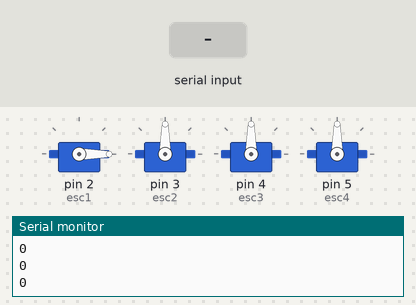
The sketch below on a simulated Arduino Uno, built with avr-gcc and run on an emulated ATmega328P. On the bench: 4 × servo, the last lines printed to the serial monitor. Inputs (shaded band) come from the test bench.

Above: at 1.2 s.
1.3 s: "calibrate1" received over Serial
At 2.8 s:
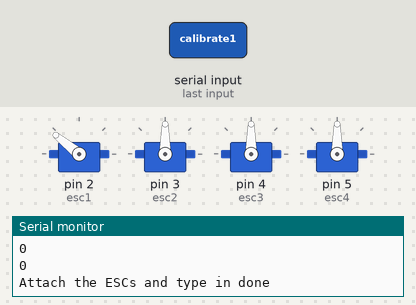
Timing chart, 0 to 4.3 s (numbered marks = the images above; inputs shaded):
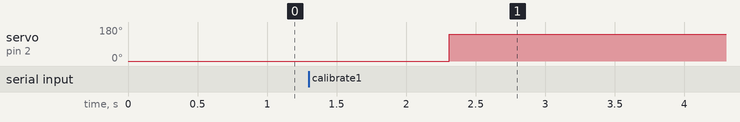

Measured:
- after the input at 1.3 s, servo on pin 2 (esc1): 0° → 141° after 1.0 s

The sketch:

esc_test_1_motor.ino
```cpp
#include <Servo.h>

// START by sending 100
// WAIT A COUPLE SECONDS
// SEND 0
// WAIT A COUPLE SECONDS
// SEND 5
// YOU'RE GOOD TO GO#include <Servo.h>

Servo esc1;
Servo esc2;
Servo esc3;
Servo esc4;

int throttlePin = 0;
int throttle=0;
int n = 0;
int flag1 = 0;

void setup()
{
  esc1.attach(2);
  esc2.attach(3);
  esc3.attach(4);
  esc4.attach(5);

  Serial.begin(9600);
}

void loop()
{
  if (Serial.available() && flag1 == 0)
    {
      if (Serial.readString()=="calibrate1")
      {
        Serial.println("Attach the ESCs and type in done");
        String input;
        while (input!="done")
        {
          if(Serial.available())
            input = Serial.readString();
          esc1.write(2000);
        }

        Serial.println("Setting upperlimit to be 2000us");
        int old = millis();
        while((millis() - old) <=1000)
        {
          esc1.write(2000);
        }
        Serial.println("Setting lowerlimit to be 1000us");
        old = millis();
        while((millis() - old) <=5000)
        {
          esc1.write(1000);
        }
        Serial.println("DONE...");
        flag1=1;
      }
    }
  if(Serial.available())
    {throttle = Serial.parseInt();}

  Serial.println(throttle);
  esc1.write(throttle);
  /*esc2.write(throttle);
  esc3.write(throttle);
  esc4.write(throttle);*/
}
```
